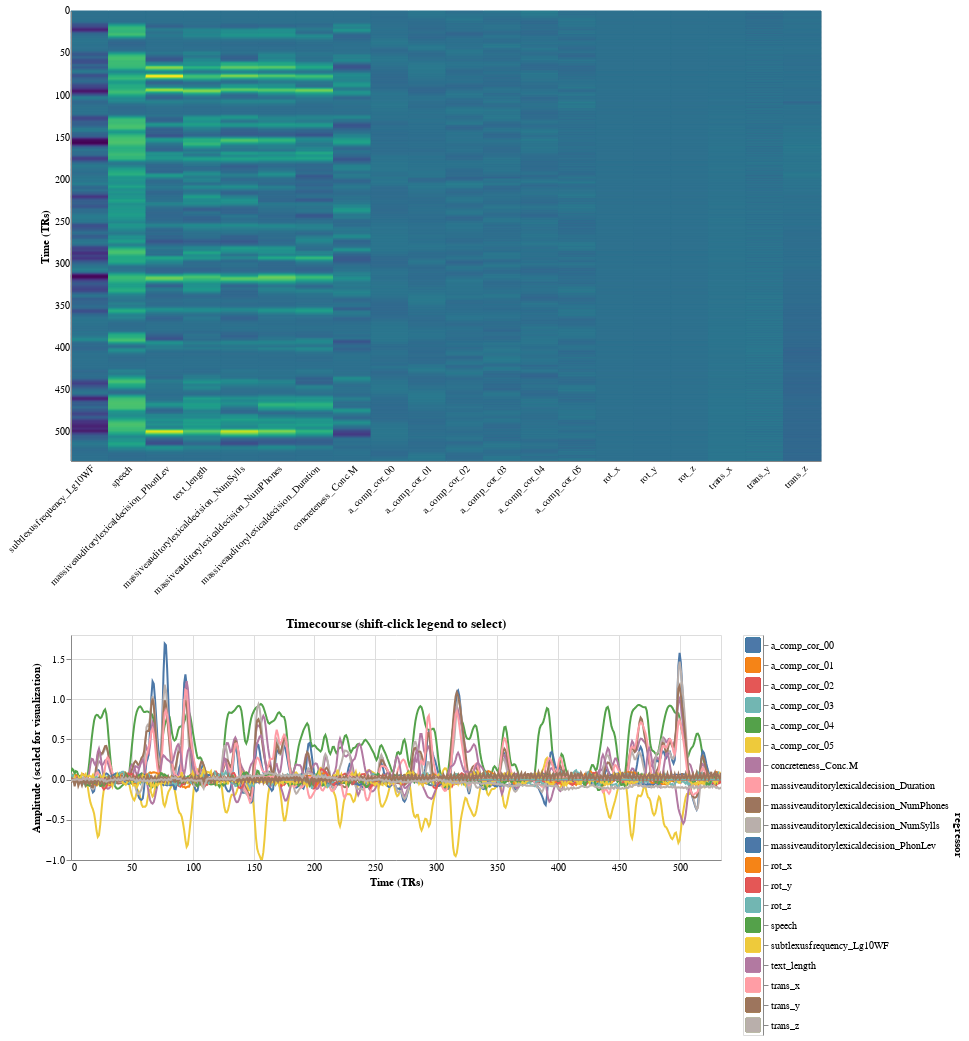

The notebook cell saved with this chart:
### Code cell
analysis = language_models[name][0]['analysis']
analysis.generate_report(run_id=analysis.runs[0]) 
analysis.plot_report(plot_type='design_matrix_plot')

### Figure 1 — Vega-Lite specification as saved in the notebook (floating-point values rounded to 4 significant figures; data arrays with more than 128 entries replaced by an {"elided": "..."} marker saying what was removed)
{"$schema": "https://vega.github.io/schema/vega-lite/v4.8.1.json", "config": {"scale": {"bandPaddingInner": 0.0}, "view": {"continuousHeight": 300, "continuousWidth": 400}}, "data": {"name": "data-58866f1413ed7f641addddcdb877ca5e"}, "datasets": {"data-58866f1413ed7f641addddcdb877ca5e": {"elided": "10700 records"}}, "resolve": {"scale": {"color": "independent"}}, "vconcat": [{"encoding": {"fill": {"field": "value", "legend": null, "scale": {"scheme": "viridis"}, "sort": "ascending", "type": "quantitative"}, "stroke": {"field": "value", "legend": null, "scale": {"scheme": "viridis"}, "sort": "ascending", "type": "quantitative"}, "x": {"axis": {"labelAngle": -45, "ticks": false, "title": null}, "field": "regressor", "sort": null, "type": "nominal"}, "y": {"axis": {"labels": true, "ticks": false, "title": "Time (TRs)", "values": [0, 50, 100, 150, 200, 250, 300, 350, 400, 450, 500]}, "field": "scan_number", "type": "ordinal"}}, "height": 450, "mark": "rect", "width": 750}, {"hconcat": [{"encoding": {"color": {"field": "regressor", "legend": null, "type": "nominal"}, "x": {"axis": {"ticks": false, "title": "Time (TRs)", "values": [0, 50, 100, 150, 200, 250, 300, 350, 400, 450, 500]}, "field": "scan_number", "scale": {"domain": [0, 534]}, "type": "quantitative"}, "y": {"axis": {"title": "Amplitude (scaled for visualization)"}, "field": "value", "type": "quantitative"}}, "height": 225, "mark": {"clip": true, "type": "line"}, "title": "Timecourse (shift-click legend to select)", "transform": [{"filter": {"selection": "selector143"}}], "width": 650}, {"encoding": {"color": {"field": "regressor", "legend": null, "type": "nominal"}, "y": {"axis": {"orient": "right"}, "field": "regressor", "type": "nominal"}}, "mark": {"size": 200, "type": "square"}, "selection": {"selector143": {"fields": ["regressor"], "type": "multi"}}}]}]}
